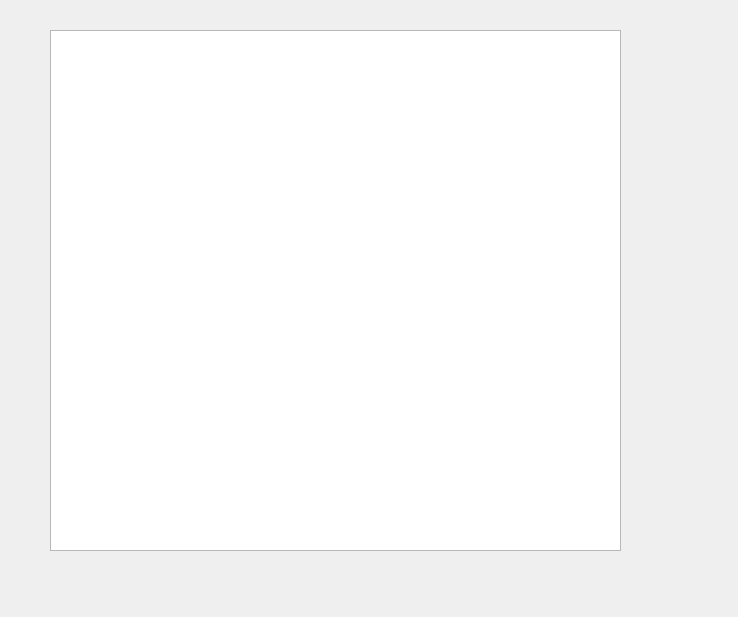
<?xml version="1.0" encoding="UTF-8"?>
<ui version="4.0">
 <class>Dialog_1</class>
 <widget class="QWidget" name="Dialog_1">
  <property name="geometry">
   <rect>
    <x>0</x>
    <y>0</y>
    <width>738</width>
    <height>617</height>
   </rect>
  </property>
  <property name="windowTitle">
   <string>Form</string>
  </property>
  <widget class="QTreeView" name="treeView">
   <property name="geometry">
    <rect>
     <x>50</x>
     <y>30</y>
     <width>571</width>
     <height>521</height>
    </rect>
   </property>
  </widget>
 </widget>
 <resources/>
 <connections/>
</ui>
